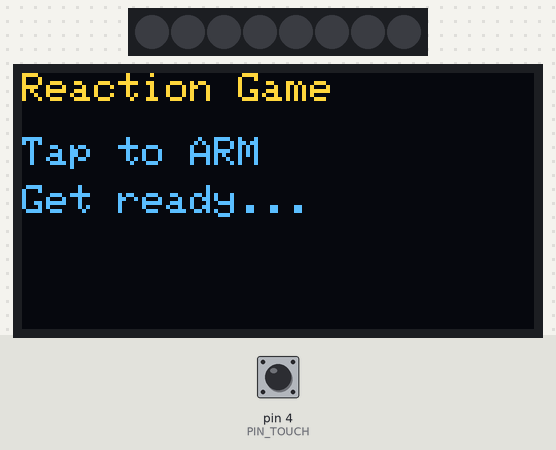
Bench run of a sketch on a simulated Arduino Uno, built with avr-gcc and run on an emulated ATmega328P. Parts: 8 RGB LEDs in strip order, left to right, 128×64 one-colour display. The test bench sets the inputs (shaded band); at power-on: pin 4 (PIN_TOUCH) LOW. Dim RGB values are drawn brighter than linear; the OLED is the two-colour kind (top 16 rows yellow); random numbers use the default seed unless the sketch sets one; what the sketch prints to the serial monitor is not drawn.

Above: at 1.2 s.
1.3 s: pin 4 (PIN_TOUCH) pulled HIGH for 0.15 s
At 2.0 s:
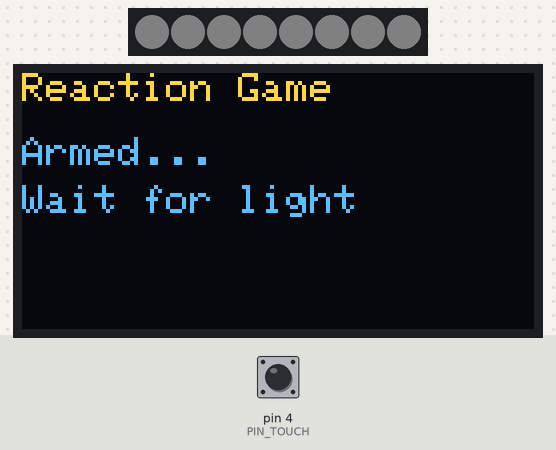
4.4 s: pin 4 (PIN_TOUCH) pulled HIGH for 1 s
At 4.7 s:
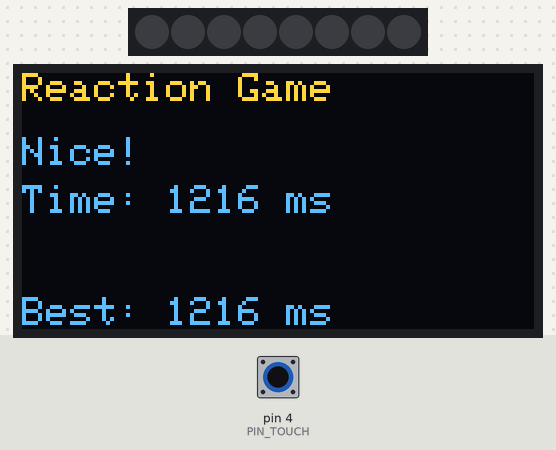
6.0 s: pin 4 (PIN_TOUCH) pulsed HIGH 5 times (0.12 s each, 0.3 s apart)
At 6.76 s:
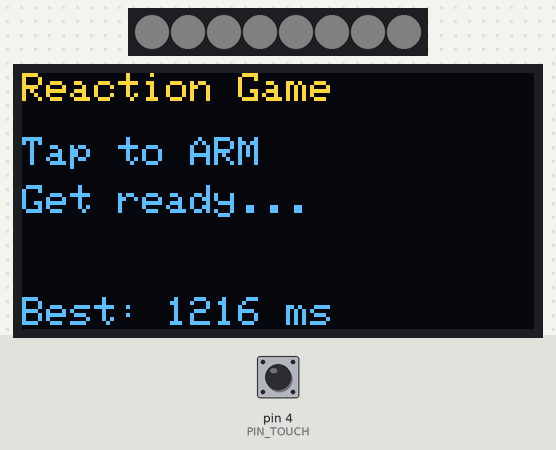
9.0 s: pin 4 (PIN_TOUCH) pulsed HIGH 2 times (0.12 s each, 0.3 s apart)
At 12.45 s:
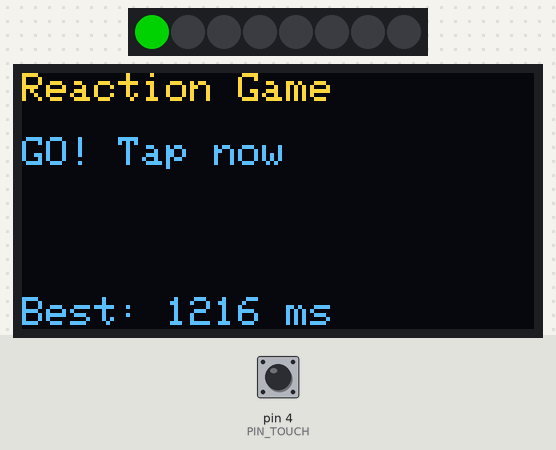
12.6 s: pin 4 (PIN_TOUCH) pulled HIGH for 0.15 s
At 12.9 s:
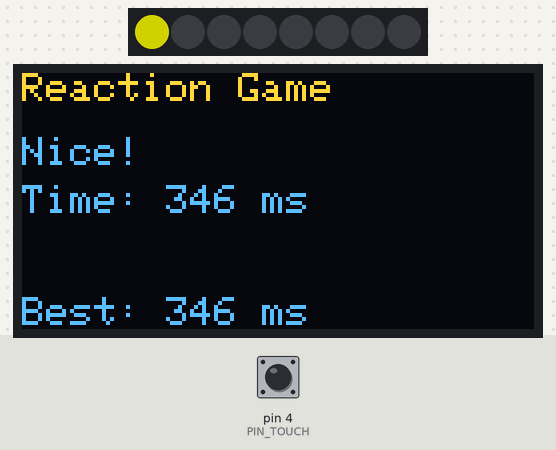
Timing chart, 0 to 14.3 s (numbered marks = the images above; inputs shaded):
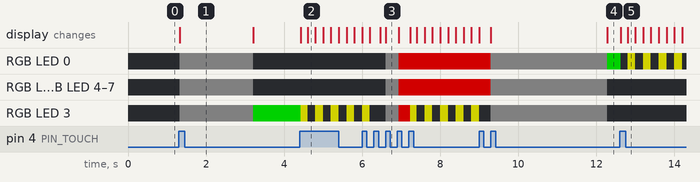

Measured:
- after the input at 1.3 s, RGB LED 0–2, RGB LED 4–7: off → RGB(5, 5, 5) at once, → off 1.9 s later; RGB LED 3: off → RGB(5, 5, 5) at once, → RGB(0, 120, 0) 1.9 s later; the display: changes at once (image 1)
- after the input at 4.4 s, RGB LED 3: alternates RGB(120, 120, 0) for 0.20 s and off for 0.20 s, starting at once; the display: first changes at once (image 2 shows a later state)
- after the input at 12.6 s, RGB LED 0: alternates RGB(120, 120, 0) for 0.20 s and off for 0.20 s, starting at once; the display: first changes at once (image 5 shows a later state)

The sketch:

20_TouchReactionGame_NeoPixel_OLED.ino
```cpp
/*
  Touch-Reaction Game: NeoPixel + OLED
  ------------------------------------
  Hardware:
    - Touch sensor (TTP223) on D7 (active HIGH)
    - NeoPixel ring on D6 (WS2812)
    - SSD1306 OLED 128x64 (I2C A4/A5, addr 0x3C)

  Game flow:
    READY : "Tap to arm"     -> single tap -> ARMED
    ARMED : wait random 1–3s -> light random pixel -> GO
    GO    : wait for tap     -> measure reaction ms -> RESULT
    RESULT: show time ~2s    -> back to READY
    False start during ARMED -> "Too Soon!" message

  Non-blocking (millis), clean rising-edge touch detection.
*/

#include <Adafruit_NeoPixel.h>
#include <Adafruit_GFX.h>
#include <Adafruit_SSD1306.h>
#include <Wire.h>

// ------- Pins -------
const int PIN_TOUCH    = 4;     // TTP223 OUT (active HIGH)
const int PIN_NEOPIXEL = 6;     // WS2812 DIN

// ------- NeoPixel -------
#define NUMPIXELS 8             // set to your ring size
Adafruit_NeoPixel pixels(NUMPIXELS, PIN_NEOPIXEL, NEO_GRB + NEO_KHZ800);

// ------- OLED -------
#define SCREEN_WIDTH 128
#define SCREEN_HEIGHT 64
Adafruit_SSD1306 display(SCREEN_WIDTH, SCREEN_HEIGHT, &Wire, -1);

// ------- Game tuning -------
const unsigned long RAND_MIN_MS   = 1000;   // min random wait
const unsigned long RAND_MAX_MS   = 3000;   // max random wait
const unsigned long RESULT_HOLDMS = 2000;   // show result this long
const unsigned long OLED_REFRESH  = 300;    // throttle OLED updates
const unsigned long DEBOUNCE_MS   = 120;    // touch debounce
const uint8_t NP_BRIGHTNESS       = 120;    // 0..255 NeoPixel global brightness

// ------- State machine -------
enum GameState : uint8_t { READY, ARMED, GO, RESULT };
GameState state = READY;

// ------- Timing & scores -------
unsigned long tStateStart = 0;   // when we entered current state
unsigned long tGoLit      = 0;   // when GO pixel lit (start of timing)
unsigned long reactionMs  = 0;   // last reaction time
unsigned long bestMs      = 0xFFFFFFFF; // best (lower is better)
unsigned long nextOLED    = 0;

// ------- Other vars -------
int goPixel = 0;                 // which NeoPixel index is "GO"
unsigned long randWait = 0;      // ARMED random delay
unsigned long lastTouchTime = 0; // debounce

// ------- Small helpers -------
void npClear() { pixels.clear(); pixels.show(); }
void npAll(uint32_t c) { for (int i=0;i<NUMPIXELS;i++) pixels.setPixelColor(i,c); pixels.show(); }

bool touchRisingEdge() {
  static int last = LOW;
  int now = digitalRead(PIN_TOUCH);
  bool edge = (now == HIGH && last == LOW && (millis() - lastTouchTime) > DEBOUNCE_MS);
  if (edge) lastTouchTime = millis();
  last = now;
  return edge;
}

void oledLines(const char* l1, const char* l2 = "", const char* l3 = "") {
  if (millis() < nextOLED) return;
  nextOLED = millis() + OLED_REFRESH;

  display.clearDisplay();
  display.setTextColor(SSD1306_WHITE);
  display.setTextSize(1);
  display.setCursor(0,0);  display.println("Reaction Game");
  display.setCursor(0,16); display.println(l1);
  if (*l2) { display.setCursor(0,28); display.println(l2); }
  if (*l3) { display.setCursor(0,40); display.println(l3); }
  if (bestMs != 0xFFFFFFFF) {
    display.setCursor(0,56);
    display.print("Best: "); display.print(bestMs); display.print(" ms");
  }
  display.display();
}

void toState(GameState s) {
  state = s;
  tStateStart = millis();
  // Per-state entry actions
  switch (state) {
    case READY:
      npClear();
      oledLines("Tap to ARM", "Get ready...");
      break;
    case ARMED:
      npAll(pixels.Color(12, 12, 12));      // dim ring while waiting
      randWait = random(RAND_MIN_MS, RAND_MAX_MS + 1);
      oledLines("Armed...", "Wait for light");
      break;
    case GO:
      goPixel = random(NUMPIXELS);
      pixels.clear();
      pixels.setPixelColor(goPixel, pixels.Color(0, 255, 0)); // bright GREEN
      pixels.show();
      tGoLit = millis();                    // start timing
      oledLines("GO! Tap now");
      break;
    case RESULT:
      // Simple blink on the GO pixel while showing result
      break;
  }
}

void setup() {
  pinMode(PIN_TOUCH, INPUT);
  Serial.begin(9600);

  // Seed RNG with floating analog pin
  randomSeed(analogRead(A0));

  pixels.begin();
  pixels.setBrightness(NP_BRIGHTNESS);
  pixels.clear();
  pixels.show();

  Wire.begin(); Wire.setClock(400000);
  if (!display.begin(SSD1306_SWITCHCAPVCC, 0x3C)) {
    while (1) { /* OLED required for this demo */ }
  }

  toState(READY);
}

void loop() {
  // ---- State machine ----
  switch (state) {
    case READY:
      if (touchRisingEdge()) {
        toState(ARMED);
      }
      break;

    case ARMED:
      // False start: touched before GO
      if (touchRisingEdge()) {
        npAll(pixels.Color(255, 0, 0));  // red flash
        oledLines("Too soon!", "Penalty: 0 ms");
        reactionMs = 0;
        delay(300);
        toState(RESULT);
        break;
      }
      // Time to light GO?
      if (millis() - tStateStart >= randWait) {
        toState(GO);
      }
      break;

    case GO:
      if (touchRisingEdge()) {
        reactionMs = millis() - tGoLit;
        if (reactionMs < bestMs) bestMs = reactionMs;

        // Flash success (blue) briefly
        pixels.setPixelColor(goPixel, pixels.Color(0, 0, 255));
        pixels.show();

        char line2[24];
        snprintf(line2, sizeof(line2), "Time: %lu ms", reactionMs);
        oledLines("Nice!", line2);
        toState(RESULT);
      }
      break;

    case RESULT:
      // Blink the chosen pixel while we show result text
      if (((millis() / 200) % 2) == 0) {
        pixels.setPixelColor(goPixel, pixels.Color(255, 255, 0)); // yellow
      } else {
        pixels.setPixelColor(goPixel, pixels.Color(0, 0, 0));
      }
      pixels.show();

      // After hold period, return to READY
      if (millis() - tStateStart > RESULT_HOLDMS) {
        toState(READY);
      }
      break;
  }

  // Optional serial debug once per second
  static unsigned long lastPrint = 0;
  if (millis() - lastPrint > 1000) {
    lastPrint = millis();
    Serial.print("State="); Serial.print(state);
    Serial.print("  Best="); Serial.print(bestMs == 0xFFFFFFFF ? 0 : bestMs);
    Serial.println(" ms");
  }
}
```
